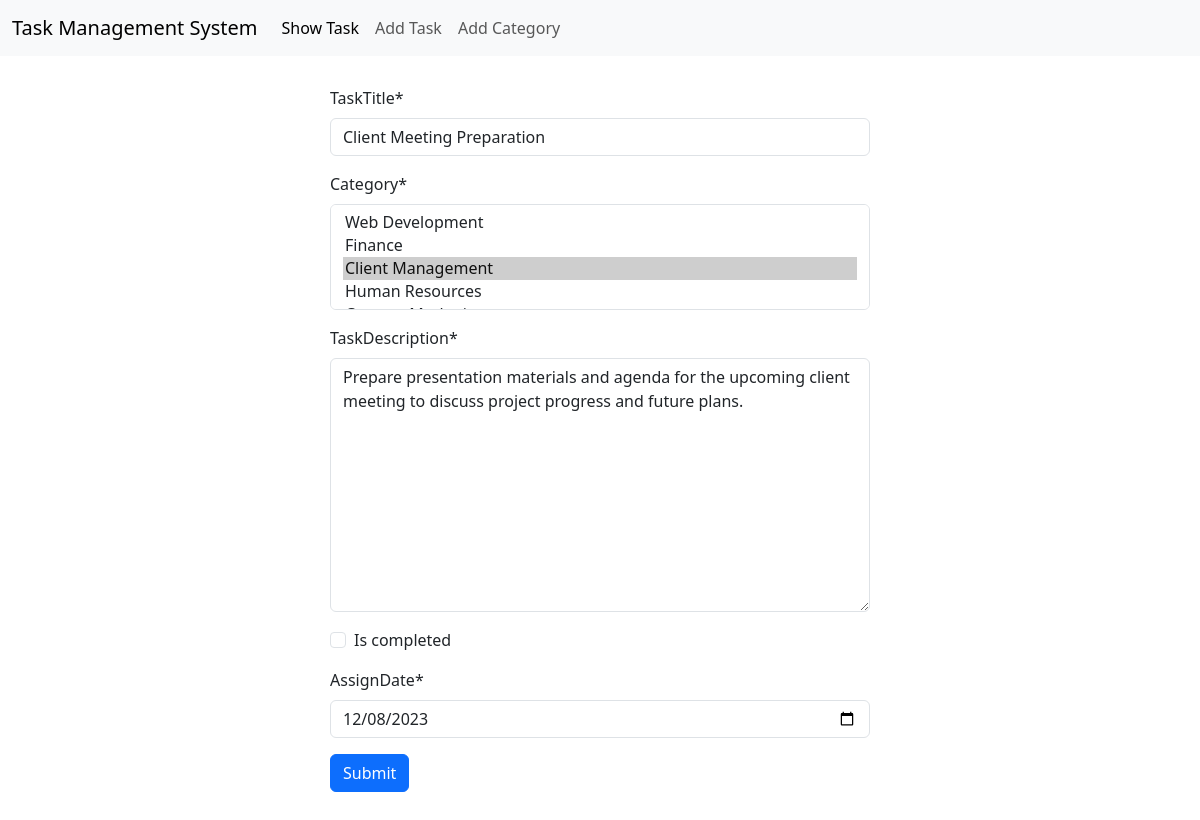
Screenshot of /add_task/edit/5 with the database file from the repository.
### task/models.py (models this page shows, shortened)
class Task(models.Model):
    taskTitle = models.CharField(max_length=30)
    category = models.ManyToManyField(Category)
    taskDescription = models.TextField()
    is_completed = models.BooleanField(default=False)
    assignDate = models.DateField()

### category/models.py (models this page shows)
class Category(models.Model):
    category = models.CharField(max_length=30)
    def __str__(self):
        return self.category

### task/views.py (the view)
# urls.py: path('edit/<int:id>', views.edit_task, name='edit_task'),
def edit_task(request, id):
    task = Task.objects.get(pk = id)
    form = TaskForm(instance=task)
    if request.method == 'POST':
        form = TaskForm(request.POST, instance=task)
        if form.is_valid():
            form.save()
            return redirect('show_task')
    return render (request, 'task.html', {'form': form})

### task/form.py
class TaskForm(forms.ModelForm):
    class Meta:
        model = Task
        fields = '__all__'
        widgets = {
            'assignDate': forms.DateInput(attrs={'type': 'date'})
        }

### task/templates/task.html (shortened to what this page needs)
{% extends "base.html" %}
{% load crispy_forms_tags %}
{% block content %}
<form style="width:50%; margin:auto; padding: 30px" action="" method="POST">
    {{form|crispy}}
    <button class="btn btn-primary">Submit</button>
</form>
{% endblock content %}

### rows the page displays
Task: taskTitle "Client Meeting Preparation", taskDescription "Prepare presentation materials and agenda for the upcoming client meeting to discuss project progress and future plans.", assignDate "12/08/2023"
Category: category "Web Development / Finance / Client Management ☑ / Human Resources"
